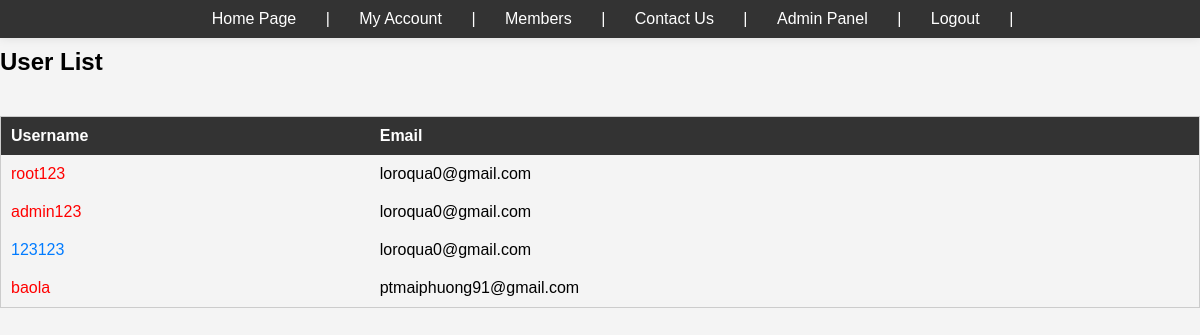
/member.php (signed in), run on the app's committed database.
### tables this page shows
CREATE TABLE `user` (
  `id` int(11) NOT NULL AUTO_INCREMENT,
  `username` longtext NOT NULL,
  `password` longtext NOT NULL,
  `email` mediumtext NOT NULL,
  `date` datetime NOT NULL,
  `replies` int(11) NOT NULL,
  `topics` int(11) NOT NULL,
  `profile_pic` varchar(9999) NOT NULL DEFAULT '',
  `topic_count` int(11) NOT NULL DEFAULT '0',
  `role` varchar(20) NOT NULL,
  `question_count` int(11) DEFAULT '0',
  `reply_count` int(11) DEFAULT '0',
  PRIMARY KEY (`id`)
);

### member.php (the view, shortened to what this page needs)
<!DOCTYPE html>
<html>
<head>
    <?php
    require('connect.php');
    require("header.php");
    ?>
</head>
<body>
    <div class="user-list-content">
        <h2>User List</h2>
        <div class="table-container">
            <?php
            try {
                $select_stmt = $pdo->prepare("SELECT username, email, role FROM user");
                $select_stmt->execute();
                if ($select_stmt->rowCount() > 0) {
                    echo '<table>';
                    echo '<tr>';
                    echo '<th>Username</th>';
                    echo '<th>Email</th>';
                    echo '</tr>';
                    while ($row = $select_stmt->fetch(PDO::FETCH_ASSOC)) {
                        echo '<tr>';
                        $isAdmin = $row['role'] === 'admin';
                        $usernameStyle = $isAdmin ? 'style="color:red;"' : '';
                        echo '<td><a href="profile.php?username=' . $row['username'] . '" ' . $usernameStyle . '>' . $row['username'] . '</a></td>';
                        echo '<td>' . $row['email'] . '</td>';
                        echo '</tr>';
                    }
                    echo '</table>';
                } else {
                    echo 'No users found.';
                }
            } catch (PDOException $e) {
                echo 'Error: ' . $e->getMessage();
            }
            ?>
        </div>
    </div>
</body>
</html>

### style.css (style rules this page uses)
body { font-family: Arial, sans-serif; background-color: #f3f3f3; margin: 0; padding: 0; }
h2 { color: #333; font-size: 24px; margin-top: 10px; }
a, a.admin-username { color: #007BFF; text-decoration: none; }
table { width: 100%; border-collapse: collapse; margin-top: 20px; border: 1px solid #ccc; }
th, td { padding: 10px; text-align: left; }
th { background-color: #333; color: #fff; }
.table-container { overflow-x: auto; }
body { font-family: 'Arial', sans-serif; background-color: #f4f4f4; margin: 0; padding: 0; }
h1, h2 { color: #000000; }
a { text-align: center; margin-top: 20px; color: #007bff; text-decoration: none; transition: color 0.3s; }

### data on the page
user: username "root123", email "loroqua0@gmail.com"
user: username "admin123", email "loroqua0@gmail.com"
user: username "123123", email "loroqua0@gmail.com"
user: username "baola", email "ptmaiphuong91@gmail.com"
